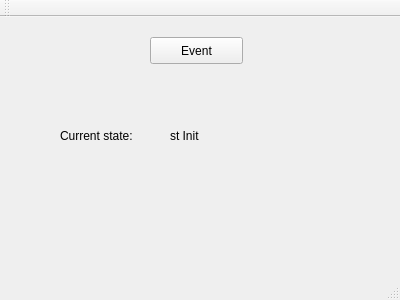
<?xml version="1.0" encoding="UTF-8"?>
<ui version="4.0">
 <class>MainWindow</class>
 <widget class="QMainWindow" name="MainWindow">
  <property name="geometry">
   <rect>
    <x>0</x>
    <y>0</y>
    <width>400</width>
    <height>300</height>
   </rect>
  </property>
  <property name="windowTitle">
   <string>MainWindow</string>
  </property>
  <widget class="QWidget" name="centralWidget">
   <widget class="QPushButton" name="btState">
    <property name="geometry">
     <rect>
      <x>150</x>
      <y>20</y>
      <width>93</width>
      <height>27</height>
     </rect>
    </property>
    <property name="text">
     <string>Event</string>
    </property>
   </widget>
   <widget class="QLabel" name="label">
    <property name="geometry">
     <rect>
      <x>60</x>
      <y>110</y>
      <width>91</width>
      <height>17</height>
     </rect>
    </property>
    <property name="text">
     <string>Current state:</string>
    </property>
   </widget>
   <widget class="QLabel" name="lbShowState">
    <property name="geometry">
     <rect>
      <x>170</x>
      <y>110</y>
      <width>62</width>
      <height>17</height>
     </rect>
    </property>
    <property name="text">
     <string>st Init</string>
    </property>
   </widget>
  </widget>
  <widget class="QMenuBar" name="menuBar">
   <property name="geometry">
    <rect>
     <x>0</x>
     <y>0</y>
     <width>400</width>
     <height>23</height>
    </rect>
   </property>
  </widget>
  <widget class="QToolBar" name="mainToolBar">
   <attribute name="toolBarArea">
    <enum>TopToolBarArea</enum>
   </attribute>
   <attribute name="toolBarBreak">
    <bool>false</bool>
   </attribute>
  </widget>
  <widget class="QStatusBar" name="statusBar"/>
 </widget>
 <layoutdefault spacing="6" margin="11"/>
 <resources/>
 <connections/>
</ui>
